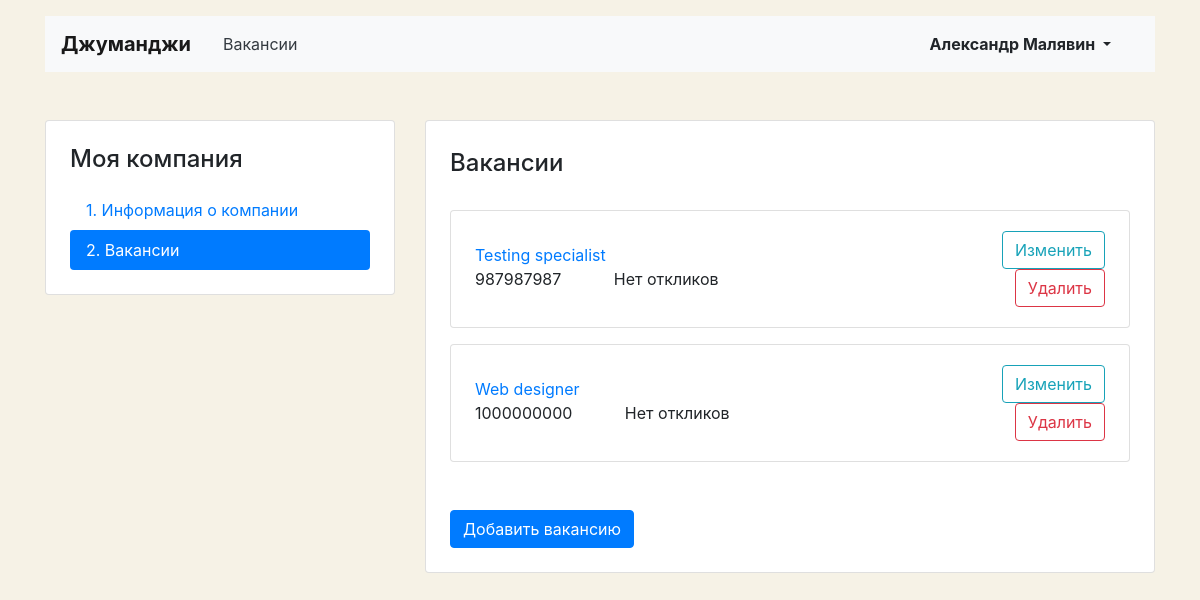
The app's page /mycompany/vacancies/ (signed in) with its own data.
### main/models.py (models this page shows, shortened)
class Vacancy(models.Model):
    title = models.CharField(max_length=120)
    specialty = models.ForeignKey(Specialty, on_delete=models.CASCADE, related_name='vacancies')
    company = models.ForeignKey(Company, on_delete=models.CASCADE, related_name='companies')
    skills = models.TextField()
    description = models.TextField()
    salary_min = models.PositiveIntegerField()
    salary_max = models.PositiveIntegerField()
    published_at = models.DateField(default=date.today)

### main/views/my_vacancy.py (the view)
# urls.py: path('mycompany/vacancies/', vacancy.MyVacancies.as_view(), name='my_company_vacancies'),
class MyVacancies(LoginRequiredMixin, View):
    redirect_field_name = 'login'
    def get(self, request):
        my_vacancies = Vacancy.objects.filter(company__owner=request.user).annotate(app_count=Count('applications'))
        ctx = {
            'my_vacancies': my_vacancies,
        }
        return render(request, 'main/my_vacancy/my_vacancies.html', ctx)

### main/templates/main/my_vacancy/my_vacancies.html (shortened to what this page needs)
{% extends 'main/base/account_base.html' %}
{% load my_tags %}
{% block content %}
<main class="container mt-3 pb-5">
    <div class="row mt-5">
    {% include 'main/base/account_side_menu.html' %}
      <div class="col-12 col-lg-8">
        <div class="card">
          <div class="card-body px-4 pb-4">
            <section class="tab-pane fade show active">
              <h2 class="h4 pt-2 pb-3">Вакансии</h2>
              {% if not user.my_company.id %}
              <p class="alert alert-info" role="alert">Сначала создайте компанию</p>
              {% else %}
              {% for vacancy in my_vacancies %}
              <div class="card mt-3">
                <div class="card-body px-4">
                  <div class="row align-items-center">
                    <div class="col-6 col-lg-8">
                      <a href="{% url 'my_company_vacancy' vacancy.id %}" class="mb-1">{{vacancy.title}}</a>
                      <p class="mb-1">
                        <span class="mr-5">{{vacancy.salary_max}}</span>
                        {% if vacancy.app_count > 0 %}
                        <a href="{% url 'applications_list' vacancy.id %}" class="text-info"> {{vacancy.app_count|ru_pluralize:'отклик,отклика,откликов'}}</a>
                        {% else %}
                        Нет откликов
                        {% endif %}
                      </p>
                    </div>
                    <div class="col-6 col-lg-4 text-right">
                      <a href="{% url 'my_company_vacancy' vacancy.id %}" class="btn btn-outline-info">Изменить</a>
                      <a href="{% url 'my_company_vac_delete' vacancy.id %}" class="btn btn-outline-danger">Удалить</a>
                    </div>
                  </div>
                </div>
              </div>
              {% endfor %}
              <a href="{% url 'my_company_vac_create' %}"><button type="button" class="btn btn-primary mt-5">Добавить вакансию</button></a>
            {% endif %}
            </section>
          </div>
        </div>
      </div>
    </div>
  </main>
{% endblock %}

### main/templates/main/base/account_base.html (shortened to what this page needs)
<!DOCTYPE html>
<html lang="ru">
<head>
  <link rel="stylesheet" href="https://stackpath.bootstrapcdn.com/bootstrap/4.3.1/css/bootstrap.min.css">
</head>
<body>
  <header class="container mt-3">
    <nav class="navbar navbar-expand-lg navbar-light bg-light">
      <a class="navbar-brand mr-4 font-weight-bold" href="{% url 'main' %}">Джуманджи</a>
      <div class="collapse navbar-collapse justify-content-between" id="navbarNav">
        <ul class="navbar-nav col-10">
          <li class="nav-item">
            <a class="nav-link text-dark " href="{% url 'vacancies' %}">Вакансии</a>
          </li>
        </ul>
        <ul class="navbar-nav col-2 justify-content-end">
          <li class="nav-item active">
            <div class="btn-group">
              <button type="button" class="btn dropdown-toggle font-weight-bold" data-toggle="dropdown" aria-haspopup="true" aria-expanded="false">
                  {{user.first_name}} {{user.last_name}}
              </button>
            </div>
          </li>
        </ul>
      </div>
    </nav>
  </header>
{% block content %}
{% endblock %}
</body>
</html>

### main/templates/main/base/account_base.html (style rules this page uses)
body { background-color: #F6F2E6; }

### records on screen
Vacancy: title "Testing specialist", salary_max "987987987", shows "Нет откликов"
Vacancy: title "Web designer", salary_max "1000000000", shows "Нет откликов"

### other values on screen
{{ user.first_name }} "Александр"
{{ user.last_name }} "Малявин"
